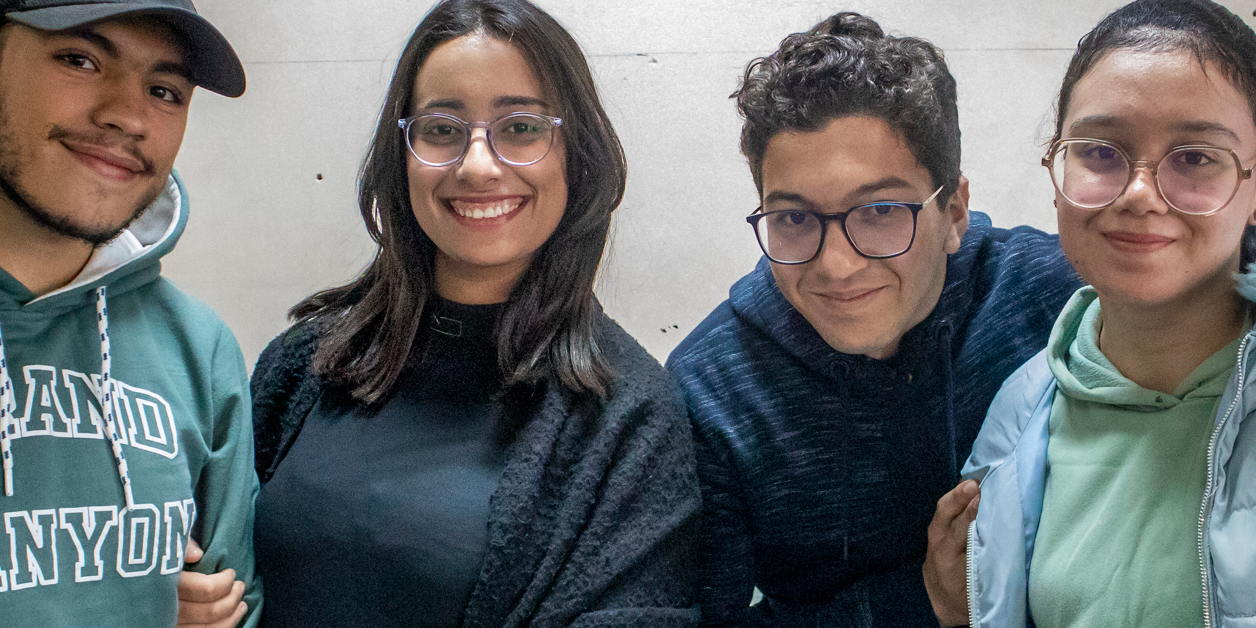
#> input picture chela.PNG, 1256 x 628 px, found by its file name
$ python 'Canny Edge Detection.py'
#> lines starting #> are read from the running program, lines starting #| are printed output that depends on the picture; after the words box and inside, x2 and y2 are one past the last pixel; in counts of white or black regions, pixels touching at a corner belong together
import cv2
import numpy as np

path = r'C:\Users\T.M.S\OneDrive\Bureau\pythonProject\chela.PNG'
img = cv2.imread(path, 0)
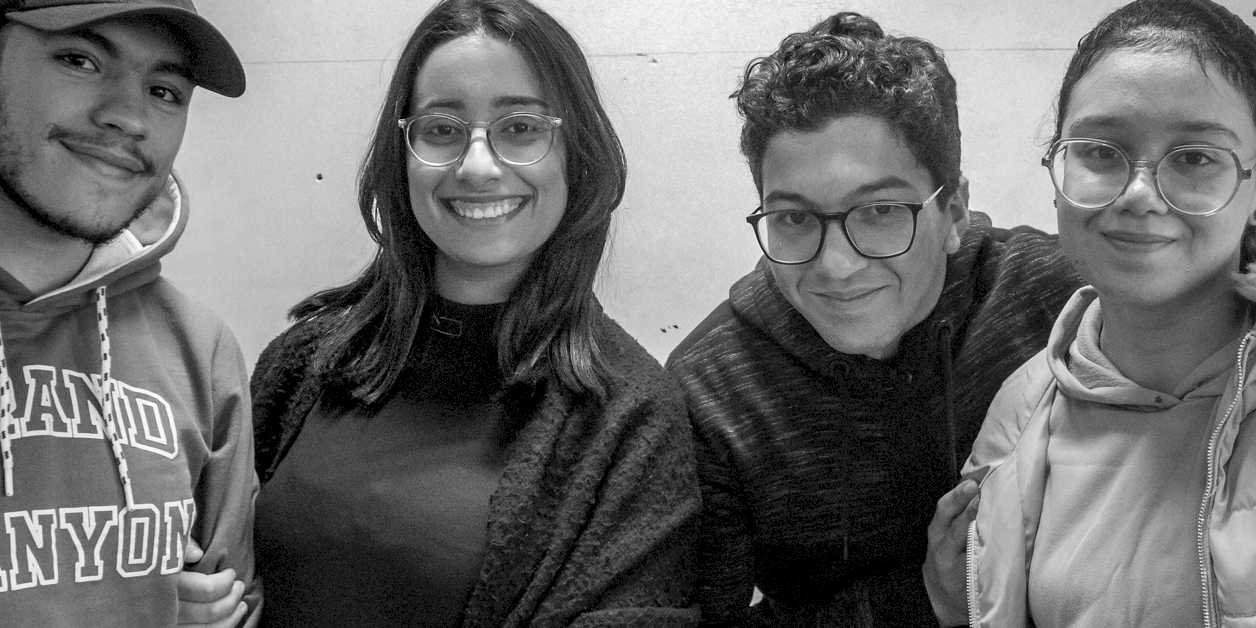
#> img: shape (628, 1256); min 0, max 255, mean 107.5

def nothing(x):
    pass

cv2.namedWindow('image')
cv2.createTrackbar('T1', 'image', 0, 255, nothing)
cv2.createTrackbar('T2', 'image', 0, 255, nothing)

while True:
    treshold1 = cv2.getTrackbarPos('T1', 'image')
    treshold2 = cv2.getTrackbarPos('T2', 'image')

    canny = cv2.Canny(img, treshold1, treshold2)
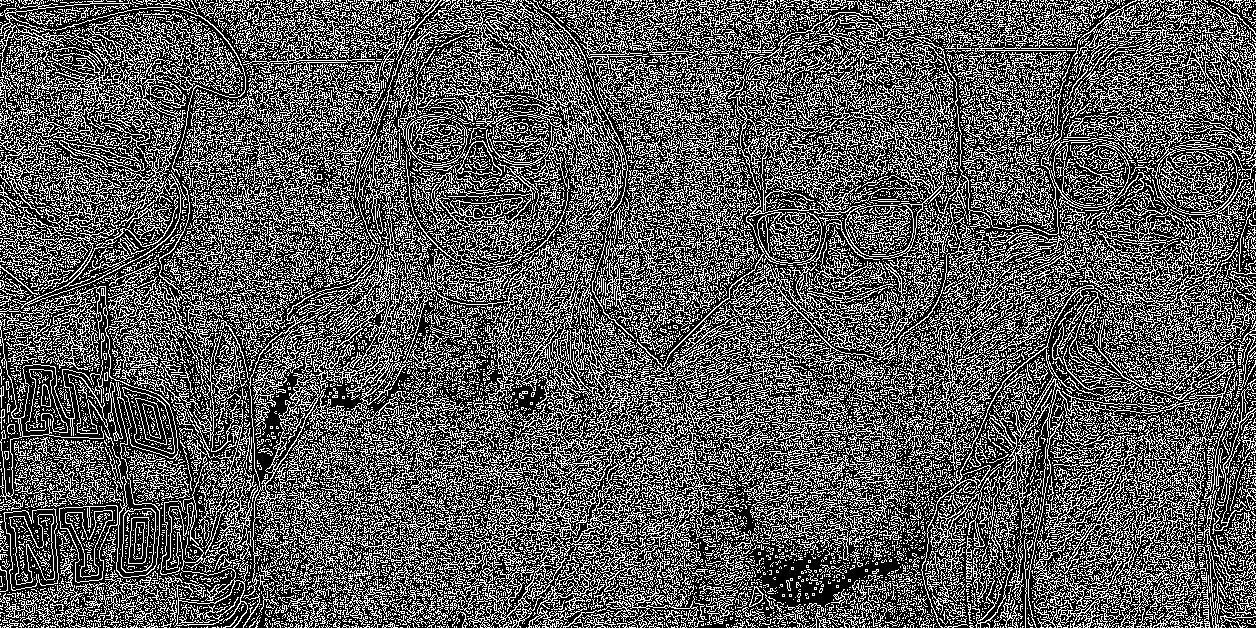
#> canny: shape (628, 1256); 35.2% white in thin lines or dots

    # Display the Canny edge detection result
    cv2.imshow('image', canny)

    key = cv2.waitKey(1) & 0xFF
#> (key Esc is pressed here)
    if key == 27:  # Break the loop when the 'Esc' key is pressed
        break

cv2.destroyAllWindows()

$ run again, with AddedImage.PNG copied over chela.PNG
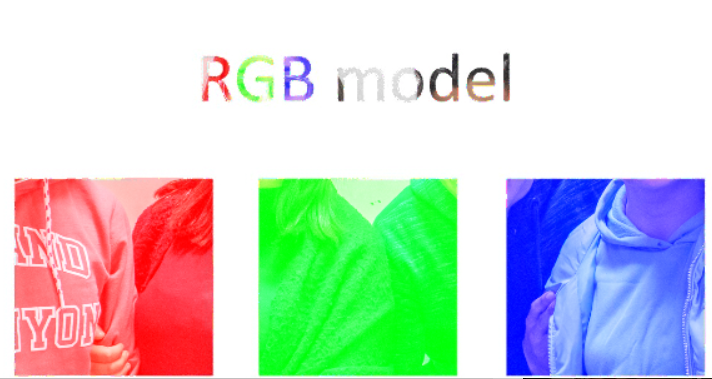
#> input picture AddedImage.PNG, 712 x 379 px, found by its file name
#> `img = cv2.imread(path, 0)`:
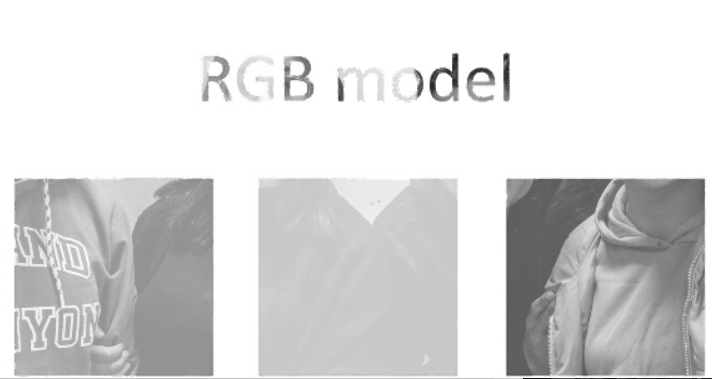
#> img: shape (379, 712); min 0, max 255, mean 216.9
#> `canny = cv2.Canny(img, treshold1, treshold2)`:
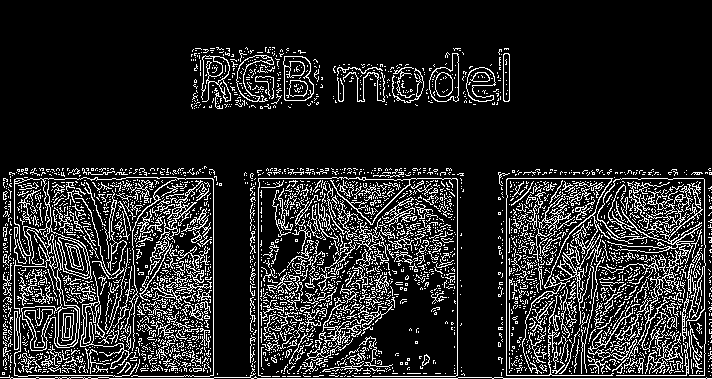
#> canny: shape (379, 712); 15.1% white in thin lines or dots, all inside (x1, y1, x2, y2) = (0, 47, 712, 379)
